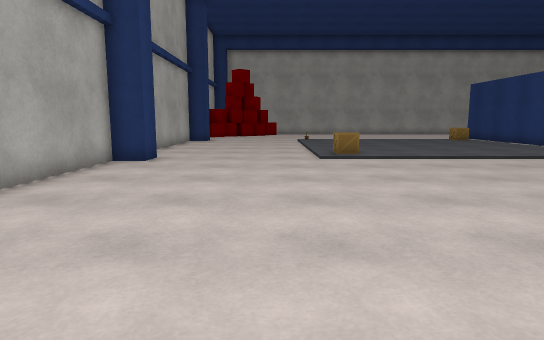
view 1 (above)

20 first-person views from a walk through a Unity game level. The camera is 1.2 m above the floor, tilts 8° down and sees 75° across. The floor is counted in squares, 1 m on a side. Each view is taken from the middle of a square. On the plan, view 1 faces up. The plan holds only what a view shows up to about 14 squares ahead; the rest is blank. The player character is not drawn. Some surface patterns are stand-ins.

view 2
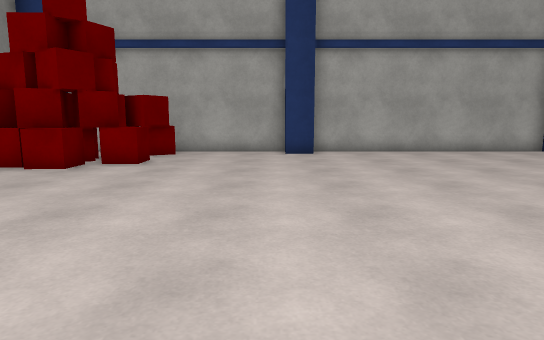

view 3
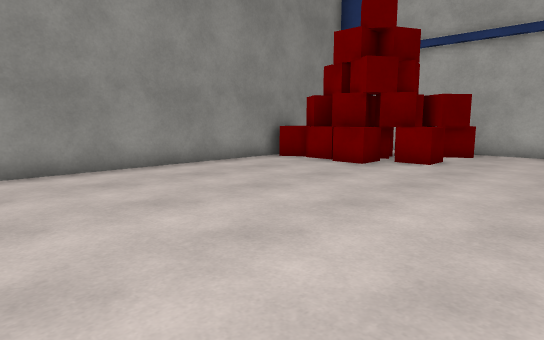

view 4
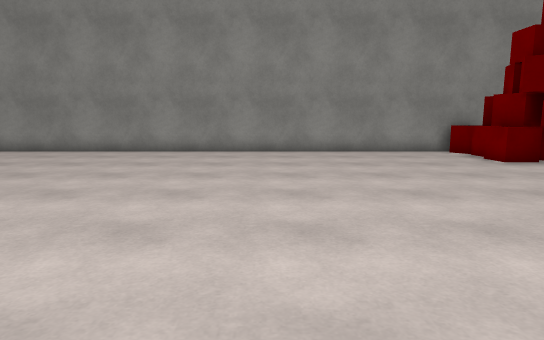

view 5
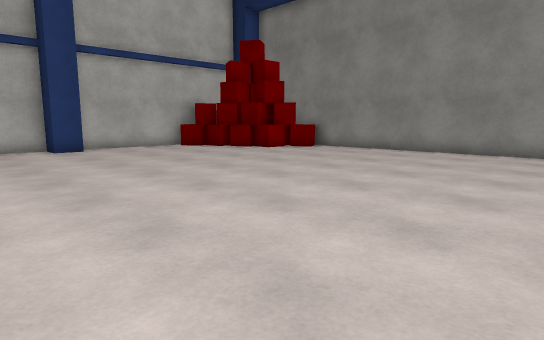

view 6
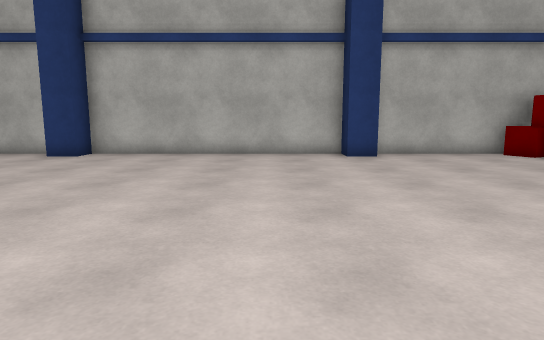

view 7
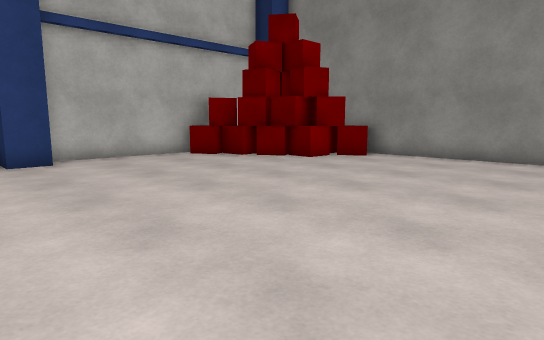

view 8
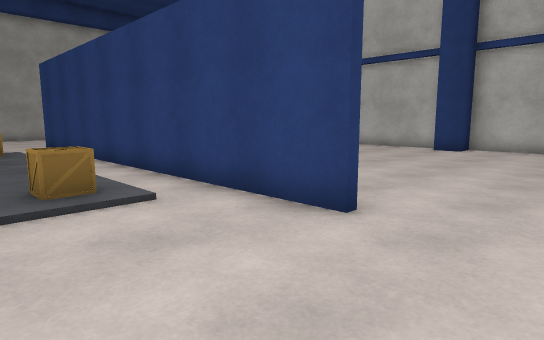

view 9
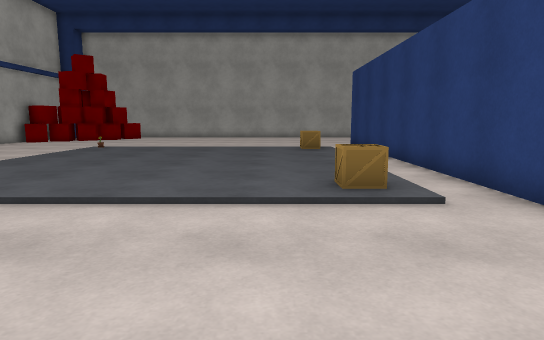

view 10
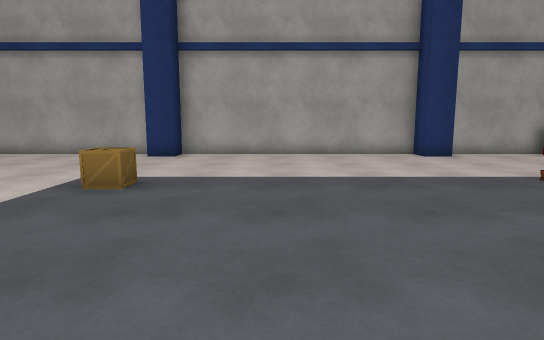

view 11
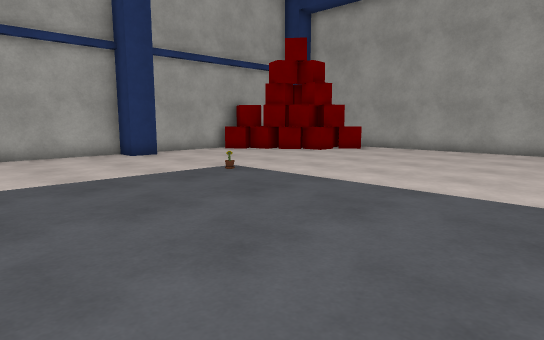

view 12
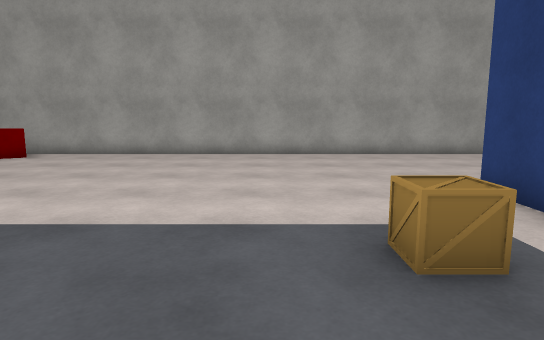

view 13
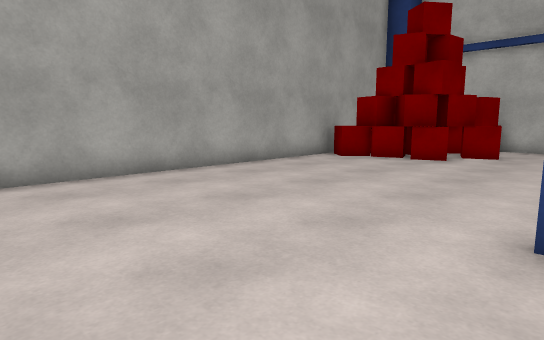

view 14
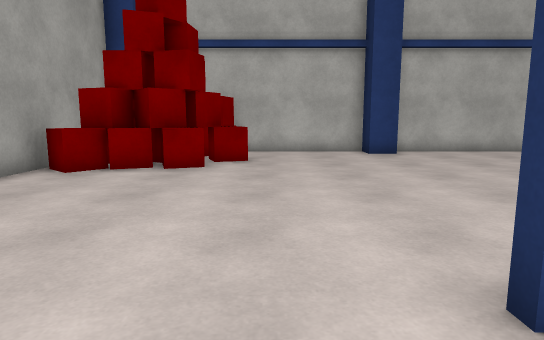

view 15
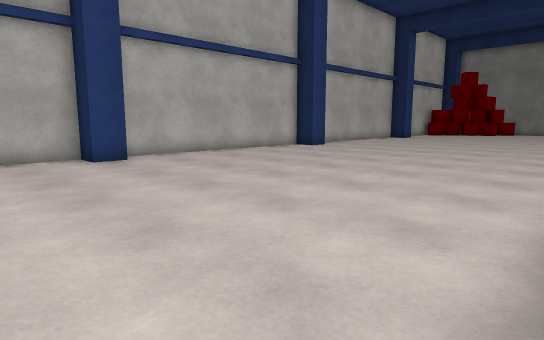

view 16
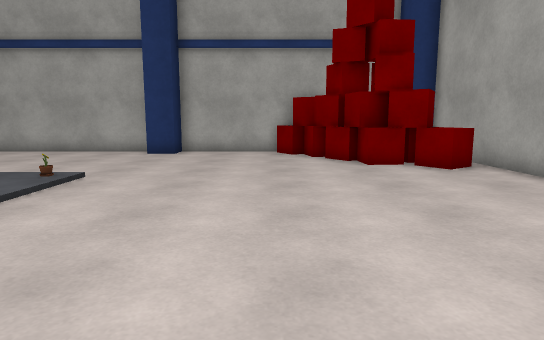

view 17
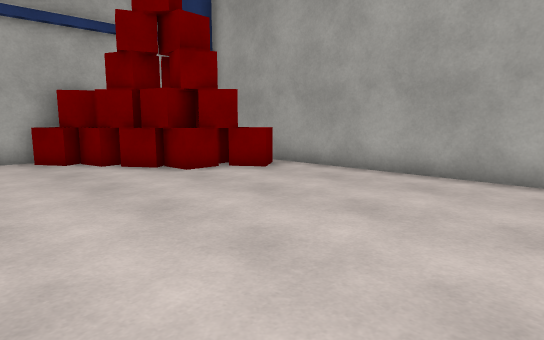

view 18
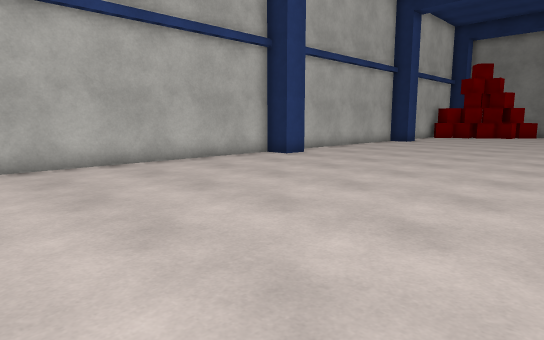

view 19
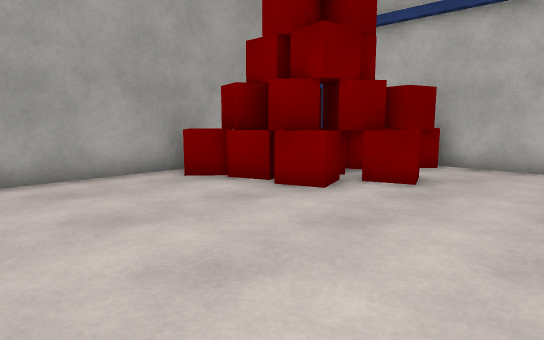

view 20
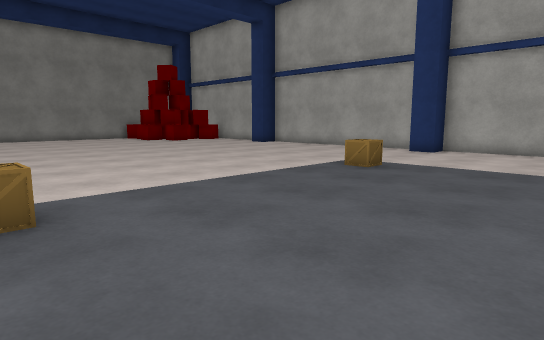

### Floor plan
Points are (right, up) in squares from view 1. A wall is a line through its corners. A room is listed if a view was taken in it or the views show most of it. See-through windows are left out.
Room 1 (views 1, 2, 3, 4, 5, 6, 7, 8, 9, 10, 11, 12, 13, 14, 15, 16, 17, 18, 19, 20)
walls: (12.9, 8.4) (12.9, 23.5); (-3.7, 1.6) (-3.7, 0.5); (23.7, 20.4) (23.7, 21.5) (24.7, 21.5) (24.7, 26.8); (23.7, 0.4) (23.7, 1.5) (24.7, 1.5) (24.7, 10.5) (23.7, 10.5) (23.7, 11.5) (24.7, 11.5) (24.7, 20.3); (-4.7, 0.5) (-4.7, -4); (-4.7, 26) (-4.7, 21.5) (-3.7, 21.5) (-3.7, 20.5) (-4.7, 20.5) (-4.7, 11.5) (-3.7, 11.5) (-3.7, 10.5) (-4.7, 10.5) (-4.7, 1.6); (24.7, -5.4) (24.7, 0.4); (-1.6, -8.7) (20.9, -8.7); (21.8, 30.7) (-3.7, 30.7)
objects: red cube (-4, -5) to (-4, -4); red cube (-4, 25) to (-4, 26); red cube (-4, 27) to (-3, 27); other object (-3, -7); other object (-3, -6) to (-3, -5); red cube (-3, -4); red cube (-3, 26); other object (-3, 29) to (-2, 30); red cube (-2, -6) to (-1, -6); red cube (-2, -5); red cube (-2, -4) to (-1, -4); red cube (-2, 27); red cube (-2, 28); red cube (-1, -8) to (0, -8); red cube (-1, -5) to (0, -5); red cube (-1, 28); red cube (-1, 29) to (-1, 30); red cube (0, -7); red cube (0, -6); red cube (0, 29); red cube (0, 30); box (2, 12) to (3, 12); box (10, 12) to (11, 12); box (10, 20) to (11, 20); red cube (19, -8) to (20, -7); red cube (19, 30) to (20, 30); red cube (20, -6); red cube (20, 27) to (21, 27); red cube (20, 28) to (20, 29); other object (21, -8); red cube (21, -7); red cube (21, -6) to (22, -5); red cube (21, 28); other object (21, 28) to (22, 29); red cube (21, 30); red cube (22, 26) to (22, 27); other object (22, 30); other object (23, -7); red cube (23, -6) to (23, -5); red cube (23, 27) to (24, 27); red cube (24, -6); red cube (24, -5) to (24, -4); red cube (24, 28)

Positions as (right, up) in squares from view 1, and headings:
1: (0, 0), facing up
2: (9, 0), facing left
3: (9, 0), facing down-left
4: (7, 5), facing down
5: (9, 5), facing down-right
6: (12, 4), facing right
7: (13, 3), facing down-right
8: (9, 6), facing up-right
9: (9, 6), facing up
10: (9, 15), facing left
11: (9, 15), facing up-left
12: (9, 17), facing up
13: (9, 23), facing up-right
14: (11, 25), facing right
15: (13, 25), facing down-right
16: (9, 25), facing left
17: (7, 23), facing up-left
18: (15, 21), facing down-right
19: (15, 23), facing up-right
20: (11, 17), facing down-left
